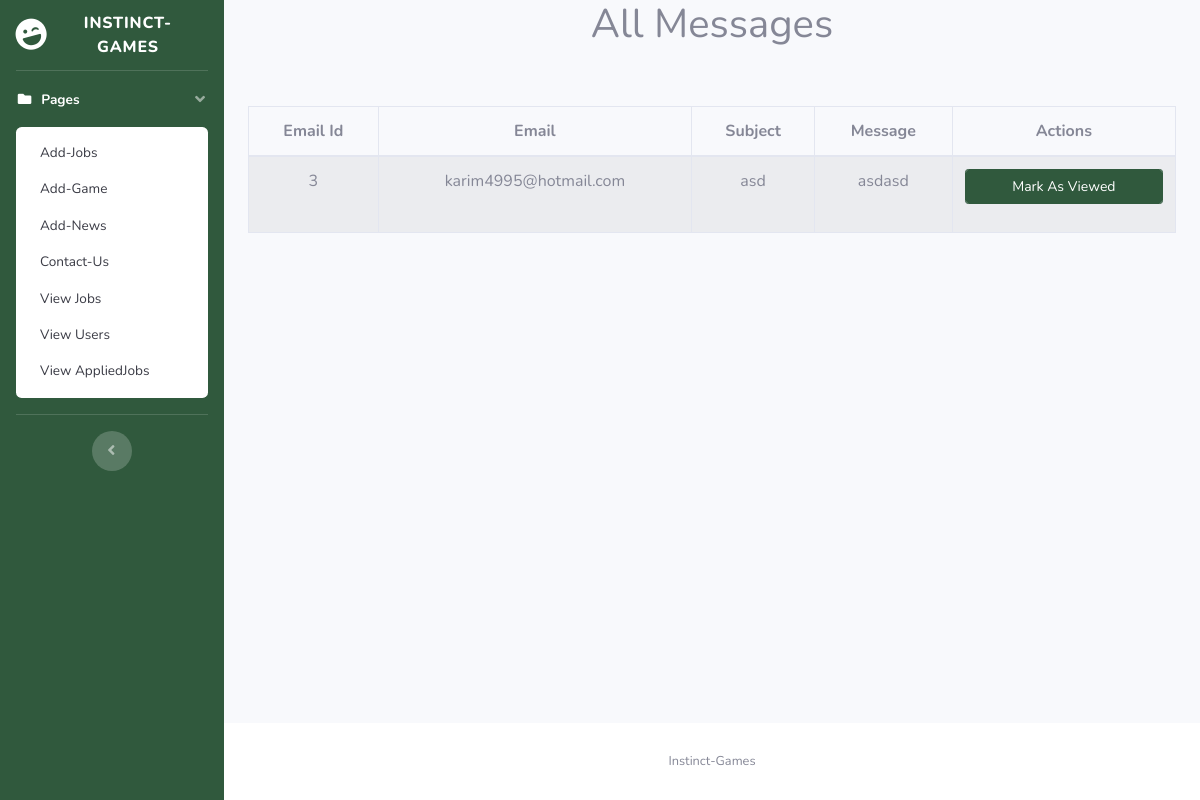
Page /control/contact_us.php on the committed database.
### tables this page shows
CREATE TABLE `contact_us` (
  `Id` int(11) UNSIGNED NOT NULL,
  `email` varchar(250) NOT NULL,
  `subject` text NOT NULL,
  `message` varchar(2500) NOT NULL
);

### control/contact_us.php (the view, shortened to what this page needs)
<!DOCTYPE html>
<html lang="en">
<head>
    <link href="vendor/fontawesome-free/css/all.min.css" rel="stylesheet" type="text/css">
    <link href="css/sb-admin-2.min.css" rel="stylesheet">
</head>
<body id="page-top">
    <div id="wrapper">
        <ul class="navbar-nav bg-info  sidebar sidebar-dark accordion" id="accordionSidebar">
            <a class="sidebar-brand d-flex align-items-center justify-content-center" href="add-game.php">
                <div class="sidebar-brand-icon rotate-n-15">
                    <i class="fas fa-laugh-wink"></i>
                </div>
                <div class="sidebar-brand-text mx-3">Instinct-Games</div>
            </a>
            <hr class="sidebar-divider my-0">
            <li class="nav-item active">
                <a class="nav-link" href="#" data-toggle="collapse" data-target="#collapsePages" aria-expanded="true"
                    aria-controls="collapsePages">
                    <i class="fas fa-fw fa-folder"></i>
                    <span>Pages</span>
                </a>
                <div id="collapsePages" class="collapse show" aria-labelledby="headingPages"
                    data-parent="#accordionSidebar">
                    <div class="bg-white py-2 collapse-inner rounded">
                        <a class="collapse-item" href="Add-jobs.php">Add-Jobs</a>
                        <a class="collapse-item" href="add-game.php">Add-Game</a>
                        <a class="collapse-item" href="add-news.php">Add-News</a>
                        <a class="collapse-item" href="contact_us.php">Contact-Us</a>
                        <a class="collapse-item" href="viewjobs.php">View Jobs</a>
                        <a class="collapse-item" href="viewusers.php">View Users</a>
                        <a class="collapse-item" href="viewappliedjobs.php">View AppliedJobs</a>
                    </div>
                </div>
            </li>
            <hr class="sidebar-divider d-none d-md-block">
            <div class="text-center d-none d-md-inline">
                <button class="rounded-circle border-0" id="sidebarToggle"></button>
            </div>
        </ul>
        <div id="content-wrapper" class="d-flex flex-column">
            <div id="content">
                <div class="container-fluid">
<div class="table-scrol">
    <h1 style="text-align: center;">All Messages</h1>
<div class="table-responsive">
    <table class="table table-bordered table-hover table-striped" style="table-layout:absolute">
        <thead>
        <tr>
            <th>Email Id</th>
            <th>Email</th>
            <th>Subject</th>
            <th>Message</th>
            <th>Actions</th>
        </tr>
        </thead>
        <?php
        $servername = "localhost";
        $username = "root";
        $password = "";
        $dbname = "instinct_games";
        $conn = mysqli_connect($servername,$username,$password,$dbname);
        $view_users_query="select * from contact_us";
        $run=mysqli_query($conn,$view_users_query);
        while($row=mysqli_fetch_array($run))
        {
            $id=$row[0];
            $name=$row[1];
            $email=$row[2];
            $message=$row[3];
        ?>
        <tr>
            <td><?php echo $id;  ?></td>
            <td><?php echo $name;  ?></td>
            <td><?php echo $email;  ?></td>
            <td><?php echo $message;  ?></td>
            <td><div class="form-group">
                <input type="button" onclick="window.location='contact_us.php?delete=<?php echo $id; ?>'" name="addd" class="form-control btn btn-block btn-primary btn-sm" placeholder="" value="Mark As Viewed">
            </div></td>
        </tr>
        <?php }
        ?>
    </table>
        </div>
</div>
                </div>
            </div>
            <footer class="sticky-footer bg-white">
                <div class="container my-auto">
                    <div class="copyright text-center my-auto">
                        <span>Instinct-Games</span>
                    </div>
                </div>
            </footer>
        </div>
    </div>
</body>
</html>

### control/contact_us.php (style rules this page uses)
.table { margin-top: 50px; text-align:center; }

### rows in the picture
contact_us: Id "3", email "karim4995@hotmail.com", subject "asd", message "asdasd"
